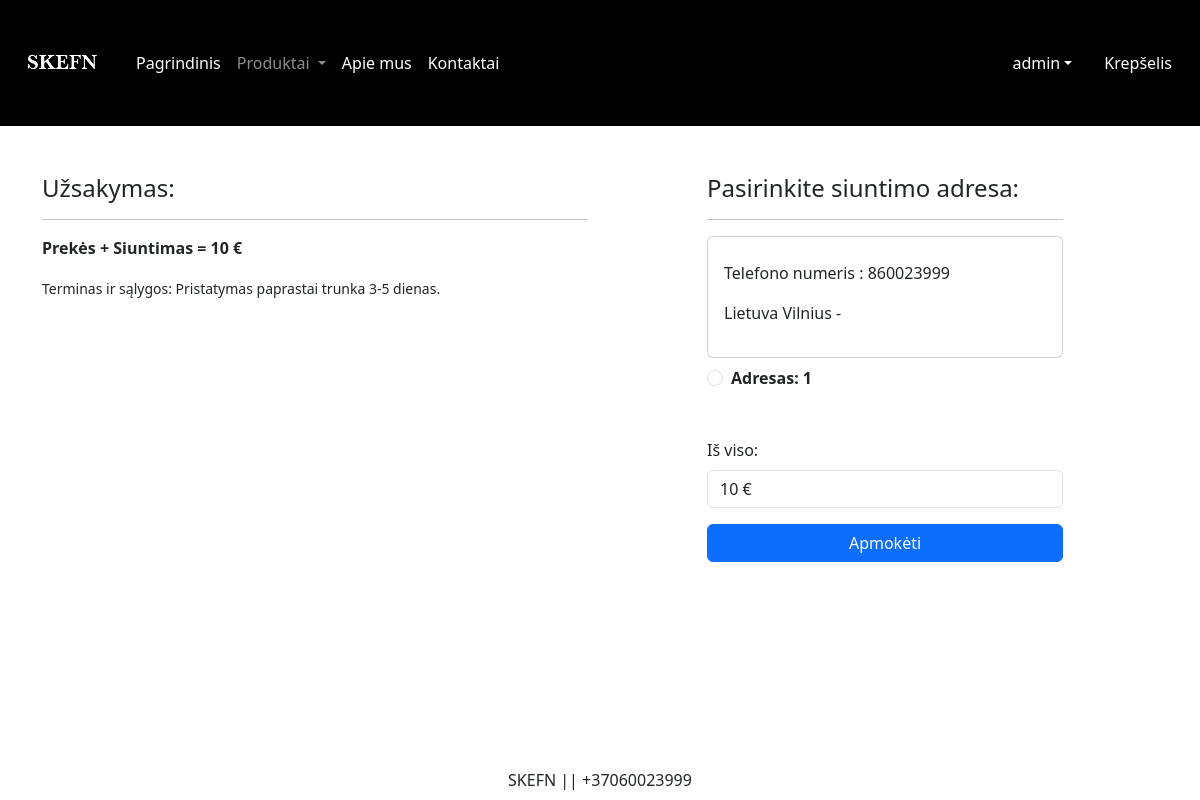
/checkout/ (signed in), run on an earlier commit of the app's database.
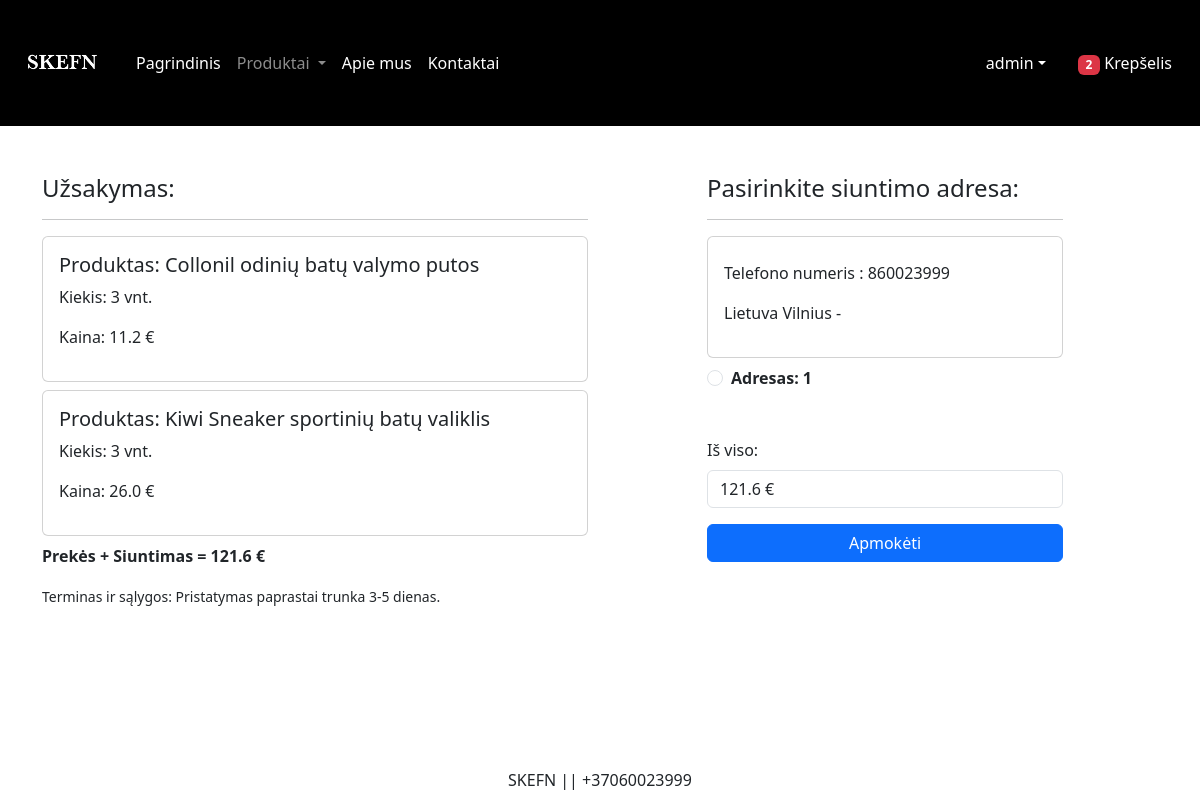
And on a later commit of the database.
### main/models.py (models this page shows, shortened)
class Customer(models.Model):
    vartotojas = models.ForeignKey(User, on_delete=models.CASCADE)
    vardas = models.CharField(max_length=200)
    pavarde = models.CharField(max_length=200)
    salis = models.CharField(choices=SALIS_CHOICES, max_length=100)
    miestas = models.CharField(max_length=50)
    telefonas = models.IntegerField(default=0)
    zipcode = models.IntegerField()

class Cart(models.Model):
    user = models.ForeignKey(User, on_delete=models.CASCADE)
    produktas = models.ForeignKey(Produktas, on_delete=models.CASCADE)
    quantity = models.PositiveIntegerField(default=1)

class Produktas(models.Model):
    pavadinimas = models.CharField(max_length=100)
    kaina = models.FloatField()
    kaina_su_nuolaida = models.FloatField()
    aprasymas = models.TextField()
    kategorija = models.CharField(choices=CATEGORY_CHOICES, max_length=2)
    nuotrauka = models.ImageField(upload_to='product')

### main/views.py (the view)
# urls.py: path('checkout/', views.checkout.as_view(), name='checkout'),
class checkout(View):
    def get(self,request):
        user = request.user
        add = Customer.objects.filter(vartotojas=user)
        cart_items = Cart.objects.filter(user=user)
        totalitem = 0
        if request.user.is_authenticated:
            totalitem = len(Cart.objects.filter(user=request.user))
        famount = 0
        for p in cart_items:
            value = p.quantity * p.produktas.kaina_su_nuolaida
            famount = famount + value
        totalamount = famount + 10
        return render(request, 'main/checkout.html', locals())

### main/templates/main/checkout.html (shortened to what this page needs)
{% extends 'main/base.html' %}
{% load static %}
{% block main-content %}
<div class="container">
<div class="row mt-5">
    <div class="col-sm-6">
        <h4>Užsakymas:</h4>
        <hr>
        {% for item in cart_items %}
            <div class="card mb-2">
                <div class="card-body">
                    <h5>Produktas: {{item.produktas.pavadinimas}}</h5>
                    <p>Kiekis: {{item.quantity}} vnt.</p>
                    <p class="fw=bold">Kaina: {{item.produktas.kaina_su_nuolaida}} €</p>
                </div>
            </div>
        {% endfor %}
    <p class="fw-bold">Prekės + Siuntimas = {{totalamount}} €</p>
    <small>Terminas ir sąlygos: Pristatymas paprastai trunka 3-5 dienas.</small>
    </div>
    <div class="col-sm-4 offset-sm-1">
        <h4>Pasirinkite siuntimo adresa:</h4>
        <hr>
        <form method="post" id="myform">
            {% for ad in add %}
            <div class="card">
                <div class="card-body">
                    <p>Telefono numeris : {{ad.telefonas}}</p>
                    <p>{{ad.salis}} {{ad.miestas}} - {{ad.post_code}}</p>
                </div>
            </div>
                <div class="form-check mt-2 mb-5">
                    <input class="form-check-input" type="radio" name="custid" id="custadd{{forloop.counter}}" value="{{ad.id}}">
                    <label class="form-check-label fw-bold" for="custadd{{forloop.counter}}">
                        Adresas: {{forloop.counter}}</label>
                </div>
            {% endfor %}
            <div class="card-body mb-3">
                <label for="totalamount" class="form-label">Iš viso:</label>
                <input type="text" class="form-control" name="totalamount" value="{{totalamount}} €"  readonly>
            </div>
            <div class="text-end">
                <div class="d-grid"><a href="{% url 'payment' %}" class="btn btn-primary">Apmokėti</a> </div>
            </div>
        </form>
    </div>
</div>
</div>
{% endblock main-content %}

### main/templates/main/base.html (shortened to what this page needs)
<!DOCTYPE html>
{% load static %}
<html lang="en">
<head>
    <link href="https://cdn.jsdelivr.net/npm/bootstrap@5.3.0/dist/css/bootstrap.min.css" rel="stylesheet">
    <link rel="stylesheet" href="{% static 'main/css/owl.carousel.min.css' %}" />
    <link rel="stylesheet" href="{% static 'main/css/all.min.css' %}" />
    <link rel="stylesheet" href="{% static 'main/css/style.css' %}" />
</head>
<body>
    <nav class="navbar navbar-expand-lg navbar-dark bg-black">
      <div class="container-fluid">
        <a class="navbar-brand" href="#">
            <img src="{% static 'main/images/skefn1.png' %}" width="100" height="100"/>
        </a>
        <div class="collapse navbar-collapse" id="navbarSupportedContent">
          <ul class="navbar-nav me-auto mb-2 mb-lg-0">
              {% if request.user.is_authenticated %}
            <li class="nav-item">
              <a class="nav-link active" aria-current="page" href="/">Pagrindinis</a>
            </li>
              <li class="nav-item dropdown">
              <a class="nav-link dropdown-toggle" href="#" role="button" data-bs-toggle="dropdown" aria-expanded="false">
                Produktai
              </a>
            </li>
            <li class="nav-item">
              <a class="nav-link text-white" href="{% url 'apie' %}">Apie mus</a>
            </li>
            <li class="nav-item">
              <a class="nav-link text-white" href="{% url 'kontaktai' %}">Kontaktai</a>
            </li>
          </ul>
        </div>
          <ul class="navbar-nav me-auto mb-2 mb-lg-0">
              <li class="nav-item dropdown mx-2">
                  <a class="nav-link dropdown-toggle text-white" href="#"
                  id="profileDropdown" role="button" data-bs-toggle="dropdown"
                  aria-expanded="false">{{request.user}}</a>
              </li>
              <li class="nav-item mx-2">
                  <a href="{% url 'showcart' %}" class="nav-link text-white"><span class="badge bg-danger">{% if totalitem > 0 %} {{totalitem}} {% endif %}</span> Krepšelis</a>
              </li>
              {% endif %}
          </ul>
      </div>
    </nav>
    {% block main-content %}{% endblock main-content %}
    <br>
    <br>
    <br>
    <footer class="container-fluid fixed-bottom bg-white text-center p-2 mt-5">
        SKEFN || +37060023999
    </footer>
</body>
</html>

What changed in the data, as far as the page shows it:
added Cart: produktas.pavadinimas "Collonil odinių batų valymo putos", quantity "3", produktas.kaina_su_nuolaida "11.2"
added Cart: produktas.pavadinimas "Kiwi Sneaker sportinių batų valiklis", quantity "3", produktas.kaina_su_nuolaida "26.0"
Also different on the page:
{{ totalitem }}: (not shown) → "2"
{{ totalamount }}: "10" → "121.6"
form field totalamount: "10 €" → "121.6 €"
